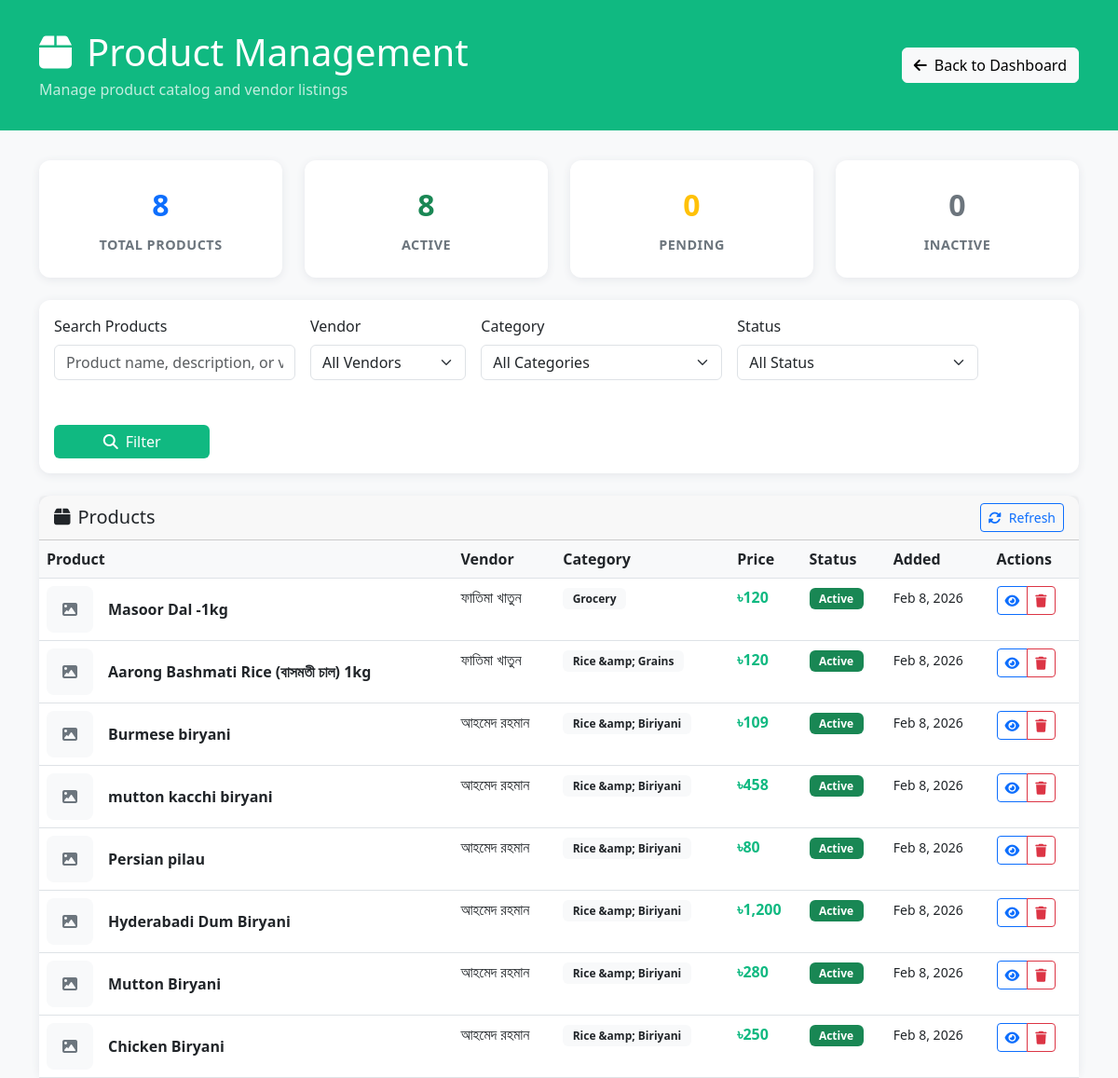
Screenshot of /super_admin/products.php (signed in) with the database file from the repository.
### tables this page shows
CREATE TABLE `products` (
  `id` int(11) NOT NULL,
  `vendor_id` int(11) NOT NULL,
  `category_id` int(11) NOT NULL,
  `brand_id` int(11) DEFAULT NULL,
  `name` varchar(200) NOT NULL,
  `slug` varchar(200) NOT NULL,
  `description` text DEFAULT NULL,
  `short_description` varchar(500) DEFAULT NULL,
  `sku` varchar(100) DEFAULT NULL,
  `barcode` varchar(100) DEFAULT NULL,
  `price` decimal(10,2) NOT NULL,
  `discounted_price` decimal(10,2) DEFAULT NULL,
  `cost_price` decimal(10,2) DEFAULT NULL,
  `unit` varchar(20) DEFAULT 'pcs' COMMENT 'kg, g, l, ml, pcs, pack, plate, bowl, etc.',
  `unit_value` decimal(10,3) DEFAULT NULL COMMENT 'Weight/volume per unit',
  `pack_size` varchar(50) DEFAULT NULL,
  `image` varchar(255) DEFAULT NULL,
  `gallery` longtext DEFAULT NULL COMMENT 'Array of additional images' CHECK (json_valid(`gallery`)),
  `preparation_time` int(11) DEFAULT 15 COMMENT 'Preparation time in minutes (for food)',
  `nutritional_info` longtext DEFAULT NULL CHECK (json_valid(`nutritional_info`)),
  `ingredients` text DEFAULT NULL,
  `allergen_info` longtext DEFAULT NULL CHECK (json_valid(`allergen_info`)),
  `storage_instructions` text DEFAULT NULL,
  `expiry_days` int(11) DEFAULT NULL,
  `is_veg` tinyint(1) DEFAULT 0,
  `is_vegan` tinyint(1) DEFAULT 0,
  `is_gluten_free` tinyint(1) DEFAULT 0,
  `is_spicy` tinyint(1) DEFAULT 0,
  `spice_level` tinyint(1) DEFAULT 0 COMMENT '0=No spice, 1=Mild, 2=Medium, 3=Hot, 4=Very Hot',
  `is_organic` tinyint(1) DEFAULT 0,
  `is_perishable` tinyint(1) DEFAULT 0,
  `requires_refrigeration` tinyint(1) DEFAULT 0,
  `is_available` tinyint(1) DEFAULT 1,
  `is_featured` tinyint(1) DEFAULT 0,
  `is_trending` tinyint(1) DEFAULT 0,
  `sort_order` int(11) DEFAULT 0,
  `rating` decimal(3,2) DEFAULT 0.00,
  `total_reviews` int(11) DEFAULT 0,
  `total_orders` int(11) DEFAULT 0,
  `total_views` int(11) DEFAULT 0,
  `meta_title` varchar(255) DEFAULT NULL,
  `meta_description` text DEFAULT NULL,
  `meta_keywords` text DEFAULT NULL,
  `created_at` timestamp NOT NULL DEFAULT current_timestamp(),
  `updated_at` timestamp NOT NULL DEFAULT current_timestamp() ON UPDATE current_timestamp()
);

CREATE TABLE `users` (
  `id` int(11) NOT NULL,
  `role` enum('super_admin','vendor','kitchen_manager','kitchen_staff','store_manager','store_staff','delivery_rider','customer') NOT NULL DEFAULT 'customer',
  `name` varchar(100) NOT NULL,
  `email` varchar(100) NOT NULL,
  `phone` varchar(20) DEFAULT NULL,
  `password` varchar(255) NOT NULL,
  `avatar` varchar(255) DEFAULT NULL,
  `cover_photo` varchar(255) DEFAULT NULL,
  `date_of_birth` date DEFAULT NULL,
  `gender` enum('male','female','other') DEFAULT NULL,
  `email_verified_at` timestamp NULL DEFAULT NULL,
  `phone_verified_at` timestamp NULL DEFAULT NULL,
  `status` enum('active','inactive','banned','pending','suspended','under_review') DEFAULT 'active',
  `approval_status` enum('auto_approved','pending_approval','approved','rejected','needs_review') DEFAULT 'auto_approved',
  `approved_by` int(11) DEFAULT NULL,
  `approved_at` timestamp NULL DEFAULT NULL,
  `rejection_reason` text DEFAULT NULL,
  `requires_approval` tinyint(1) DEFAULT 0 COMMENT '1 for vendors, 0 for customers',
  `auto_approve_customers` tinyint(1) DEFAULT 1,
  `last_login_at` timestamp NULL DEFAULT NULL,
  `login_attempts` tinyint(1) DEFAULT 0,
  `locked_until` timestamp NULL DEFAULT NULL,
  `blocked_by` int(11) DEFAULT NULL,
  `blocked_at` timestamp NULL DEFAULT NULL,
  `block_reason` text DEFAULT NULL,
  `two_factor_enabled` tinyint(1) DEFAULT 0,
  `two_factor_secret` varchar(255) DEFAULT NULL,
  `remember_token` varchar(100) DEFAULT NULL,
  `registration_ip` varchar(45) DEFAULT NULL,
  `registration_user_agent` text DEFAULT NULL,
  `email_verification_token` varchar(255) DEFAULT NULL,
  `phone_verification_token` varchar(10) DEFAULT NULL,
  `created_at` timestamp NOT NULL DEFAULT current_timestamp(),
  `updated_at` timestamp NOT NULL DEFAULT current_timestamp() ON UPDATE current_timestamp()
);

CREATE TABLE `categories` (
  `id` int(11) NOT NULL,
  `parent_id` int(11) DEFAULT NULL,
  `name` varchar(100) NOT NULL,
  `slug` varchar(100) NOT NULL,
  `description` text DEFAULT NULL,
  `image` varchar(255) DEFAULT NULL,
  `icon` varchar(255) DEFAULT NULL,
  `banner_image` varchar(255) DEFAULT NULL,
  `category_type` enum('food','grocery','both') DEFAULT 'both',
  `level` tinyint(1) DEFAULT 1 COMMENT '1=Main, 2=Sub, 3=Sub-sub',
  `commission_rate` decimal(5,2) DEFAULT NULL COMMENT 'Override default commission',
  `tax_rate` decimal(5,2) DEFAULT NULL,
  `sort_order` int(11) DEFAULT 0,
  `is_active` tinyint(1) DEFAULT 1,
  `is_featured` tinyint(1) DEFAULT 0,
  `seo_title` varchar(255) DEFAULT NULL,
  `seo_description` text DEFAULT NULL,
  `seo_keywords` text DEFAULT NULL,
  `created_at` timestamp NOT NULL DEFAULT current_timestamp(),
  `updated_at` timestamp NOT NULL DEFAULT current_timestamp() ON UPDATE current_timestamp()
);

### super_admin/products.php (the view, shortened to what the rows shown need)
<?php
require_once '../config/db_connection.php';
$whereConditions = [];
$params = [];
$whereClause = $whereConditions ? 'WHERE ' . implode(' AND ', $whereConditions) : '';
try {
    $tableExists = fetchValue("SHOW TABLES LIKE 'products'");
    if ($tableExists) {
        $statusColumnExists = fetchValue("SHOW COLUMNS FROM products LIKE 'status'");
        if ($statusColumnExists) {
            $products = fetchAll("
                SELECT p.id, p.name, p.description, p.price, p.status, p.created_at,
                       v.name as vendor_name,
                       c.name as category_name
                FROM products p
                LEFT JOIN users v ON p.vendor_id = v.id
                LEFT JOIN categories c ON p.category_id = c.id
                $whereClause
                ORDER BY p.created_at DESC
                LIMIT 50
            ", $params);
            $stats = [
                'total' => fetchValue("SELECT COUNT(*) FROM products") ?: 0,
                'active' => fetchValue("SELECT COUNT(*) FROM products WHERE status = 'active'") ?: 0,
                'pending' => fetchValue("SELECT COUNT(*) FROM products WHERE status = 'pending'") ?: 0,
                'inactive' => fetchValue("SELECT COUNT(*) FROM products WHERE status = 'inactive'") ?: 0
            ];
        } else {
            $products = fetchAll("
                SELECT p.id, p.name, p.description, p.price, 'active' as status, p.created_at,
                       v.name as vendor_name,
                       c.name as category_name
                FROM products p
                LEFT JOIN users v ON p.vendor_id = v.id
                LEFT JOIN categories c ON p.category_id = c.id
                ORDER BY p.created_at DESC
                LIMIT 50
            ");
        }
    } else {
        $products = [];
        $categories = [];
        $stats = ['total' => 0, 'active' => 0, 'pending' => 0, 'inactive' => 0];
    }
} catch (Exception $e) {
    $products = [];
    $categories = [];
    $stats = ['total' => 0, 'active' => 0, 'pending' => 0, 'inactive' => 0];
    $error = 'Failed to load products: ' . $e->getMessage();
}
?>
<!DOCTYPE html>
<html lang="en">
<head>
    <link href="https://cdn.jsdelivr.net/npm/bootstrap@5.3.0/dist/css/bootstrap.min.css" rel="stylesheet">
    <link href="https://cdnjs.cloudflare.com/ajax/libs/font-awesome/6.4.0/css/all.min.css" rel="stylesheet">
</head>
<body>
    <div class="header">
        <div class="container">
            <div class="d-flex justify-content-between align-items-center">
                <div>
                    <h1 class="mb-1">
                        <i class="fas fa-box me-3"></i>Product Management
                    </h1>
                </div>
            </div>
        </div>
    </div>
    <div class="container">
        <div class="card">
            <div class="card-body p-0">
                <div class="table-responsive">
                    <table class="table table-hover mb-0">
                        <thead>
                            <tr>
                                <th>Product</th>
                                <th>Vendor</th>
                                <th>Category</th>
                                <th>Price</th>
                                <th>Status</th>
                                <th>Added</th>
                                <th>Actions</th>
                            </tr>
                        </thead>
                        <tbody>
                            <?php if (empty($products)): ?>
                                <tr>
                                    <td colspan="7" class="text-center py-4 text-muted">
                                        <i class="fas fa-box fa-2x mb-3"></i><br>
                                        <?= $tableExists ? 'No products found' : 'Products table not created yet. Products will appear here once vendors start adding items.' ?>
                                    </td>
                                </tr>
                            <?php else: ?>
                                <?php foreach ($products as $product): ?>
                                    <tr>
                                        <td>
                                            <div class="d-flex align-items-center">
                                                <?php if (!empty($product['image'])): ?>
                                                    <?php
                                                    $imagePath = $product['image'];
                                                    if (strpos($imagePath, 'uploads/') === 0) {
                                                        $imagePath = '../' . $imagePath;
                                                    } elseif (!preg_match('/^(https?:\/\/|\.\.\/|\/)/i', $imagePath)) {
                                                        $imagePath = '../uploads/images/' . $imagePath;
                                                    }
                                                    ?>
                                                    <img src="<?= htmlspecialchars($imagePath) ?>" alt="Product" class="product-image me-3" onerror="this.style.display='none'; this.nextElementSibling.style.display='flex';">
                                                    <div class="product-image me-3" style="display: none;">
                                                        <i class="fas fa-image"></i>
                                                    </div>
                                                <?php else: ?>
                                                    <div class="product-image me-3">
                                                        <i class="fas fa-image"></i>
                                                    </div>
                                                <?php endif; ?>
                                                <div>
                                                    <div class="fw-bold"><?= htmlspecialchars($product['name']) ?></div>
                                                </div>
                                            </div>
                                        </td>
                                        <td>
                                            <?= htmlspecialchars($product['vendor_name'] ?? 'Unknown') ?>
                                        </td>
                                        <td>
                                            <?php if ($product['category_name']): ?>
                                                <span class="badge bg-light text-dark">
                                                    <?= htmlspecialchars($product['category_name']) ?>
                                                </span>
                                            <?php else: ?>
                                                <span class="text-muted">Uncategorized</span>
                                            <?php endif; ?>
                                        </td>
                                        <td>
                                            <span class="price">৳<?= number_format($product['price'], 0) ?></span>
                                        </td>
                                        <td>
                                            <?php
                                            $statusColors = [
                                                'active' => 'success',
                                                'pending' => 'warning',
                                                'inactive' => 'secondary'
                                            ];
                                            $statusColor = $statusColors[$product['status']] ?? 'secondary';
                                            ?>
                                            <span class="badge bg-<?= $statusColor ?>">
                                                <?= ucfirst($product['status']) ?>
                                            </span>
                                        </td>
                                        <td>
                                            <small><?= date('M j, Y', strtotime($product['created_at'])) ?></small>
                                        </td>
                                        <td>
                                            <div class="btn-group btn-group-sm">
                                                <button class="btn btn-outline-primary"
                                                        onclick="viewProductDetails(<?= $product['id'] ?>)"
                                                        title="View Details">
                                                    <i class="fas fa-eye"></i>
                                                </button>
                                                <button class="btn btn-outline-danger"
                                                        onclick="deleteProduct(<?= $product['id'] ?>)"
                                                        title="Delete">
                                                    <i class="fas fa-trash"></i>
                                                </button>
                                            </div>
                                        </td>
                                    </tr>
                                <?php endforeach; ?>
                            <?php endif; ?>
                        </tbody>
                    </table>
                </div>
            </div>
        </div>
    </div>
</body>
</html>

### rows the page displays
products: name "Masoor Dal -1kg", users.name "ফাতিমা খাতুন", category.name "Grocery", price "120", status "Active", created_at "Feb 8, 2026"
products: name "Aarong Bashmati Rice (বাসমতী চাল) 1kg", users.name "ফাতিমা খাতুন", category.name "Rice &amp; Grains", price "120", status "Active", created_at "Feb 8, 2026"
products: name "Burmese biryani", users.name "আহমেদ রহমান", category.name "Rice &amp; Biriyani", price "109", status "Active", created_at "Feb 8, 2026"
products: name "mutton kacchi biryani", users.name "আহমেদ রহমান", category.name "Rice &amp; Biriyani", price "458", status "Active", created_at "Feb 8, 2026"
products: name "Persian pilau", users.name "আহমেদ রহমান", category.name "Rice &amp; Biriyani", price "80", status "Active", created_at "Feb 8, 2026"
products: name "Hyderabadi Dum Biryani", users.name "আহমেদ রহমান", category.name "Rice &amp; Biriyani", price "1,200", status "Active", created_at "Feb 8, 2026"
products: name "Mutton Biryani", users.name "আহমেদ রহমান", category.name "Rice &amp; Biriyani", price "280", status "Active", created_at "Feb 8, 2026"
products: name "Chicken Biryani", users.name "আহমেদ রহমান", category.name "Rice &amp; Biriyani", price "250", status "Active", created_at "Feb 8, 2026"

### other values shown
$stats['total'] "8"
$stats['active'] "8"
$stats['pending'] "0"
$stats['inactive'] "0"
